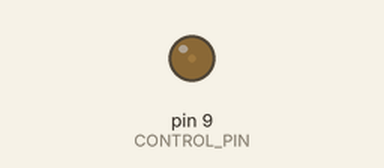
Bench run of a sketch on a simulated Arduino Uno, built with avr-gcc and run on an emulated ATmega328P. On the bench: output pins drawn as LEDs (lit = HIGH).

Above: at 0.05 s.
At 0.25 s:
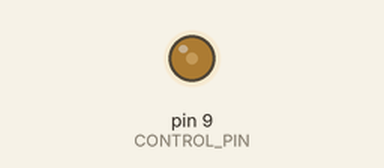
At 0.45 s:
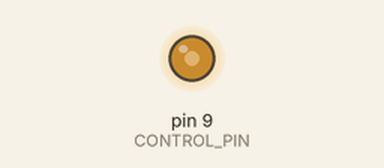
At 0.85 s:
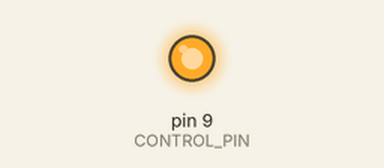
Timing chart, 0 to 3.0 s (numbered marks = the images above):
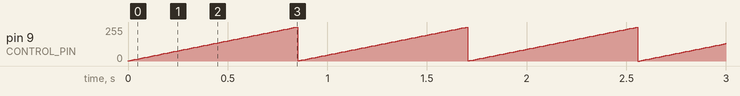

The sketch:

06-pulsar.ino
```cpp
#define CONTROL_PIN 9

void setup(){
    pinMode(CONTROL_PIN, OUTPUT);
}

int brightness = 0;

void loop() {
    brightness = (brightness + 3) % 256;
    analogWrite(CONTROL_PIN, brightness);
    delay(10);
}
```

Measured:
- by itself, pin 9 (CONTROL_PIN): ramps from 0/255 to 255/255 and jumps back, once every 0.85 s
